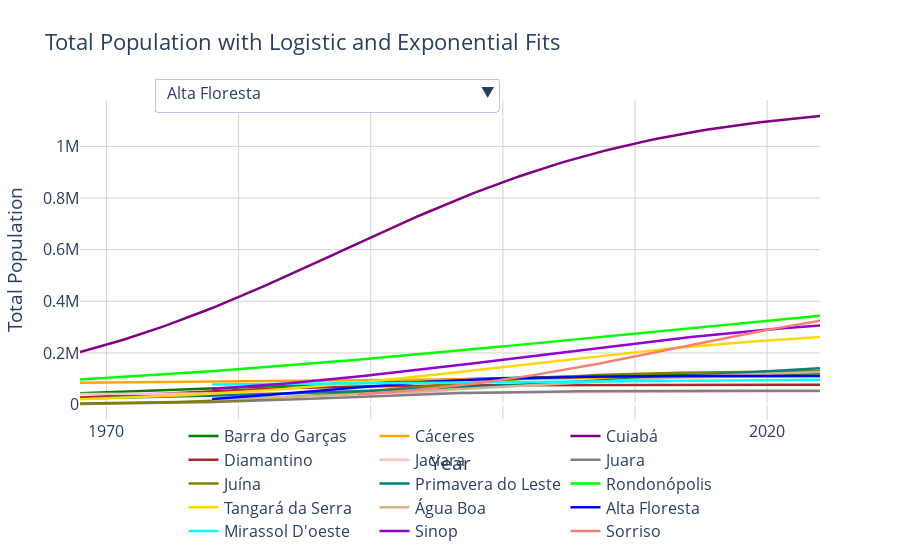
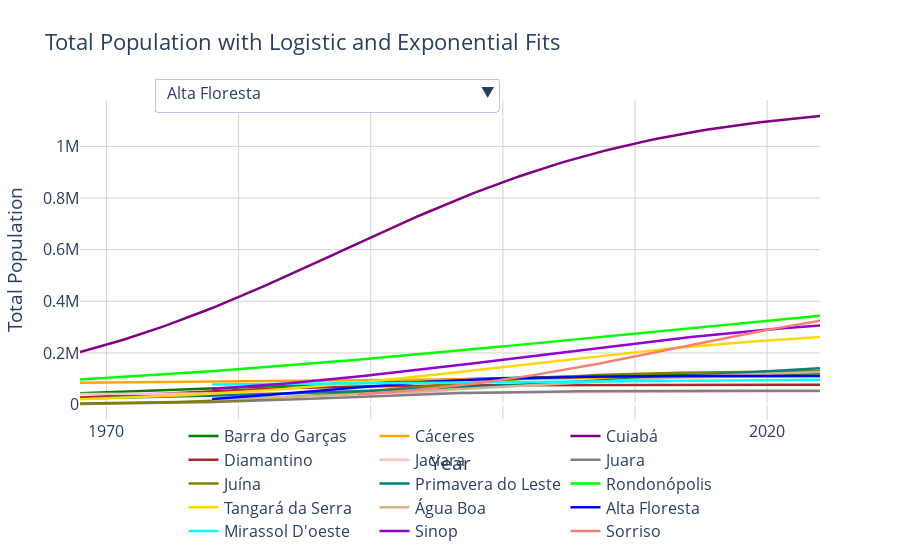

Source (notebook cell) for these figures, in order:
### Code cell
import pandas as pd
import numpy as np
from scipy.optimize import curve_fit
import plotly.graph_objects as go
from plotly.subplots import make_subplots

def create_logistic_fit_plot_with_markers(file_path, sheet_name="Planilha2", output_path=None, y_zero_line=False, show_plot=False):
    """
    Creates and saves a plot with logistic fits for total population by region.
    This version uses Plotly for an interactive chart.
    """
    # Read data
    df = pd.read_excel(file_path, sheet_name=sheet_name)
    
    # Filter out zero or negative values
    df = df[df['Total ammount'] > 0].copy()
    
    # Define logistic function
    def logistic_function(x, capacity, growth_rate, x0):
        return capacity / (1 + np.exp(-growth_rate * (x - x0)))
    
    # Region styles with color and marker
    region_styles = {
        'Alta Floresta': ('blue', 'circle'),
        'Barra do Garças': ('green', 'square'),
        'Confresa - Vila Rica': ('red', 'diamond'),
        'Cuiabá': ('purple', 'star'),
        'Cáceres': ('orange', 'x'),
        'Diamantino': ('brown', 'triangle-up'),
        'Jaciara': ('pink', 'triangle-down'),
        'Juara': ('gray', 'triangle-left'),
        'Juína': ('olive', 'triangle-right'),
        'Mirassol D\'oeste': ('cyan', 'square'),
        'Peixoto de Azevedo - Guarantã do Norte': ('magenta', 'star'),
        'Pontes e Lacerda - Comodoro': ('yellow', 'diamond'),
        'Primavera do Leste': ('teal', 'triangle-up'),
        'Rondonópolis': ('lime', 'triangle-down'),
        'Sinop': ('darkviolet', 'triangle-left'),
        'Sorriso': ('salmon', 'triangle-right'),
        'Tangará da Serra': ('gold', 'star'),
        'Água Boa': ('tan', 'square')
    }
    
    line_width = 2.5
    marker_size = 8
    marker_frequency = 10
    
    # Get available regions
    available_regions = df['Regions'].unique() if 'Regions' in df.columns else df['Regions'].unique()

    # Create figure
    fig = go.Figure()
    
    # Plot each region
    for region in available_regions:
        if region not in region_styles:
            continue
            
        region_df = df[df['Regions'] == region] if 'Regions' in df.columns else df[df['Regions'] == region]
        years = np.array(region_df['Year'])
        amounts = np.array(region_df['Total ammount'])
        
        if len(region_df) < 2:
            continue
            
        color, marker = region_styles[region]
        years_pred = np.linspace(min(years) - 2, max(years) + 2, 100)
        
        # Try logistic fit
        if len(region_df) >= 3:
            try:
                p0 = [max(amounts) * 1.5, 0.5, np.median(years)]
                bounds = ([max(amounts), 0.01, min(years)], [max(amounts) * 10, 5, max(years)])
                popt, _ = curve_fit(logistic_function, years, amounts, p0=p0, bounds=bounds, maxfev=10000)
                pred = logistic_function(years_pred, *popt)
                
                # Plot fitted line
                line_trace = go.Scatter(x=years_pred, y=pred, mode='lines', line=dict(color=color, width=line_width), name=region,
                                     hovertemplate='Year: %{x}<br>Population: %{y:.2f}') # removed visible = 'legendonly'
                fig.add_trace(line_trace)
                
                # Add a trace for the selected region (initially visible)
                #selected_line_trace = go.Scatter(x=years_pred, y=pred, mode='lines', line=dict(color=color, width=line_width), name=region,
                #                     hovertemplate='Year: %{x}<br>Population: %{y:.2f}', visible=True) # removed this line
                #fig.add_trace(selected_line_trace) # removed this line
                
                
                continue
            except:
                pass
        
        # Fallback to exponential fit
        try:
            valid_indices = amounts > 0
            if sum(valid_indices) >= 2:
                valid_years = years[valid_indices]
                valid_amounts = amounts[valid_indices]
                coeffs = np.polyfit(valid_years, np.log(valid_amounts), 1)
                pred = np.exp(coeffs[0] * years_pred + coeffs[1])
                
                line_trace = go.Scatter(x=years_pred, y=pred, mode='lines', line=dict(color=color, width=line_width), name=region,
                                     hovertemplate='Year: %{x}<br>Population: %{y:.2f}') # removed visible = 'legendonly'
                fig.add_trace(line_trace)
                
                # Add a trace for the selected region (initially visible)
                #selected_line_trace = go.Scatter(x=years_pred, y=pred, mode='lines', line=dict(color=color, width=line_width), name=region,
                #                     hovertemplate='Year: %{x}<br>Population: %{y:.2f}', visible=True) # removed this line
                #fig.add_trace(selected_line_trace) # removed this line
        except:
            pass
    
    # Create list of all region names
    region_names = list(region_styles.keys())
    
    # Create dropdown
    fig.update_layout(
        updatemenus=[
            dict(
                buttons=list([
                    dict(label=region_name,
                         method="update",
                         args=[{"visible": [trace.name == region_name  if trace.name == region_name  else False for trace in fig.data]},
                               {"title": f"Population Fit for {region_name}",
                                "showlegend": True if  any(trace.name == region_name  for trace in fig.data) else False}])
                    for region_name in region_names
                ]),
                direction="down",
                pad=dict(r=10, t=10),
                showactive=True,
                x=0.1,
                xanchor="left",
                y=1.1,
                yanchor="top",
            )
        ],
        title='Total Population with Logistic and Exponential Fits',
        xaxis_title='Year',
        yaxis_title='Total Population',
        legend=dict(
            orientation="h",
            yanchor="bottom",
            y=-0.4,
            xanchor="center",
            x=0.5,
            font=dict(size=16),
            traceorder="normal"
        ),
        font=dict(size=16),
        plot_bgcolor='white',
        xaxis=dict(showgrid=True, gridcolor='lightgray'),
        yaxis=dict(showgrid=True, gridcolor='lightgray'),
        showlegend=True
    )
    
    # Save the plot
    if output_path:
        fig.write_html(output_path)
        print(f"Plot saved to: {output_path}")
    
    if show_plot:
        fig.show()
    
    return fig

# Run the function with your specified paths
input_path = r"C:\Users\daves\OneDrive\Pessoal\Acadêmico\Mestrado\Dissertação - Execução\Análises\Dados do Censo - não usar na regressão\População total.xlsx"
output_path = "Total_population_interactive.html" # Changed to .html

create_logistic_fit_plot_with_markers(
    file_path=input_path,
    sheet_name="Planilha2",
    output_path=output_path,
    show_plot=True # Changed to false, the file is saved.
)
